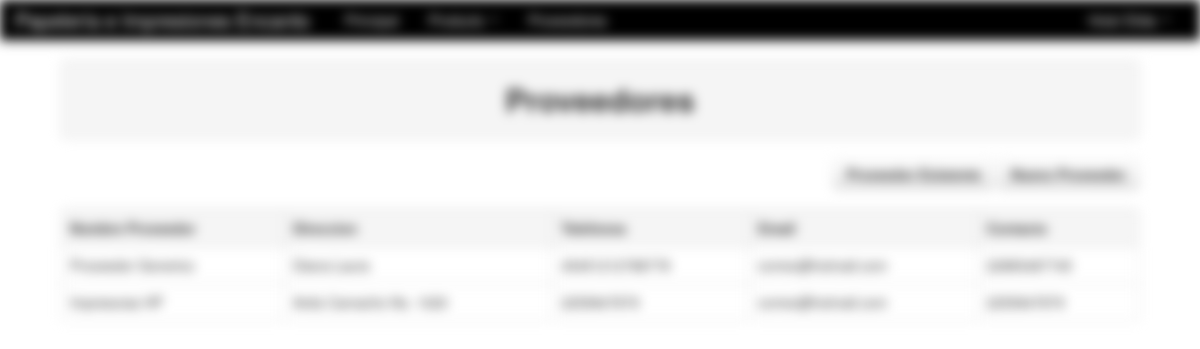
The app's page /Modulos/Producto/crear_proveedor.php (signed in) with its own data.
### tables this page shows
CREATE TABLE IF NOT EXISTS `proveedor` (
`id` int(11) NOT NULL,
  `nombre` varchar(255) NOT NULL,
  `dir` varchar(255) NOT NULL,
  `tel` varchar(255) NOT NULL,
  `fax` varchar(255) NOT NULL,
  `nota` varchar(255) NOT NULL,
  `contacto` varchar(255) NOT NULL
);

### Modulos/Producto/crear_proveedor.php (the view, shortened to what this page needs)
<?php
	if(!empty($_GET['codigo'])){
		$id_codigo=limpiar($_GET['codigo']);
		$id_codigo=substr($id_codigo,10);
		$id_codigo=decrypt($id_codigo,'URLCODIGO');
		$pa=mysql_query("SELECT * FROM articulo WHERE codigo='$id_codigo'");
		if($row=mysql_fetch_array($pa)){
			$existe=TRUE;
			$nombre_producto=$row['nombre'];
		}else{
			$existe=FALSE;
		}
	}else{
		$existe=FALSE;
	}
?>
<!DOCTYPE html>
<html lang="es">
  <head>
    <link href="../../css/bootstrap.css" rel="stylesheet">
    <link href="../../css/bootstrap-responsive.css" rel="stylesheet">
  </head>
  <body>
    <?php include_once "../../menu/m_producto.php"; ?>
	<div align="center">
    	<table width="90%">
          <tr>
            <td>
            	<table class="table table-bordered">
                  <tr class="well">
                    <td>
                    	<h2 align="center">Proveedores</h2>
                    </td>
                  </tr>
                </table>
                <div align="right">
                    <a href="#existe" role="button" class="btn" data-toggle="modal"><strong>Proveedor Existente</strong></a>
                    <a href="#nuevo" role="button" class="btn" data-toggle="modal"><strong>Nuevo Proveedor</strong></a>
                </div>
                <br>
                <table class="table table-bordered table table-hover">
                  <tr class="well">
                    <td><strong>Nombre Proveedor</strong></td>
                    <td><strong>Direccion</strong></td>
                    <td><strong>Telefonos</strong></td>
                    <td><strong>Email</strong></td>
                    <td><strong>Contacto</strong></td>
                  </tr>
                  <?php
					if($existe==TRUE){
						$pa=mysql_query("SELECT * FROM detalleprov WHERE producto_codigo='$id_codigo'");
						while($row=mysql_fetch_array($pa)){
							$oProveedor=new Consultar_Proveedor($row['proveedor_id']);
				  ?>
                  <tr>
                  	<td><?php echo $oProveedor->consultar('nombre'); ?></td>
                    <td><?php echo $oProveedor->consultar('dir'); ?></td>
                    <td><?php echo $oProveedor->consultar('tel'); ?></td>
                    <td><?php echo $oProveedor->consultar('fax'); ?></td>
                    <td><?php echo $oProveedor->consultar('contacto'); ?></td>
                  </tr>
                  <?php }}else{
					  $pa=mysql_query("SELECT * FROM proveedor");
						while($row=mysql_fetch_array($pa)){
				  ?>
                  <tr>
                  	<td><?php echo $row['nombre']; ?></td>
                    <td><?php echo $row['dir']; ?></td>
                    <td><?php echo $row['tel']; ?></td>
                    <td><?php echo $row['fax']; ?></td>
                    <td><?php echo $row['contacto']; ?></td>
                  </tr>
                  <?php }} ?>
                </table>
            </td>
          </tr>
        </table>
    </div>
  </body>
</html>

### Modulos/Producto/crear_proveedor.php (style rules this page uses)
body { padding-top: 60px; padding-bottom: 40px; }

### records on screen
proveedor: nombre "Proveedor Generico", dir "Diana Laura", tel "45451212788778", fax "correo@hotmail.com", contacto "22885487745"
proveedor: nombre "Impresoras HP", dir "Avila Camacho No. 1020", tel "2255847879", fax "correo@hotmail.com", contacto "2255847879"

### other values on screen
$_SESSION['user_name'] "Elida"
